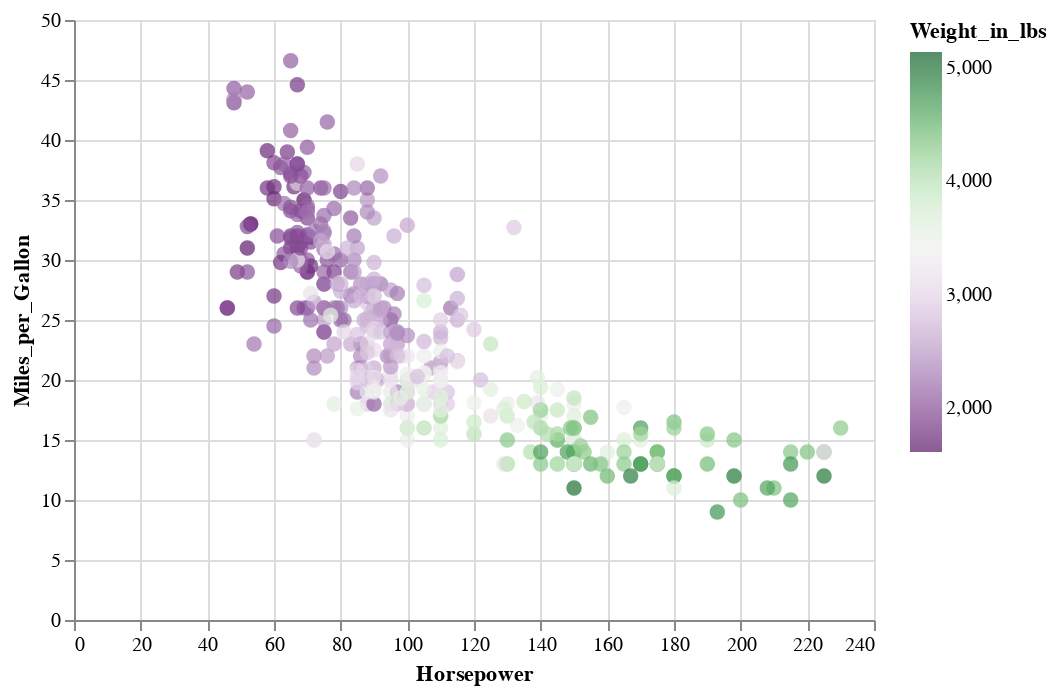

Write notebook code for a chart like this one.
### Code cell
# A diverging color palette doesn't make much sense here
alt.Chart(cars).mark_circle(size=60).encode(
    x='Horsepower:Q',
    y='Miles_per_Gallon:Q',
    color=alt.Color('Weight_in_lbs', scale=alt.Scale(scheme='purplegreen')),
    tooltip=['Name', 'Origin', 'Horsepower', 'Miles_per_Gallon']
)

### Figure 1 — Vega-Lite specification as saved in the notebook (floating-point values rounded to 4 significant figures; data arrays with more than 128 entries replaced by an {"elided": "..."} marker saying what was removed)
{"$schema": "https://vega.github.io/schema/vega-lite/v2.4.3.json", "config": {"view": {"height": 300, "width": 400}}, "data": {"values": {"elided": "406 records"}}, "encoding": {"color": {"field": "Weight_in_lbs", "scale": {"scheme": "purplegreen"}, "type": "quantitative"}, "tooltip": [{"field": "Name", "type": "nominal"}, {"field": "Origin", "type": "nominal"}, {"field": "Horsepower", "type": "quantitative"}, {"field": "Miles_per_Gallon", "type": "quantitative"}], "x": {"field": "Horsepower", "type": "quantitative"}, "y": {"field": "Miles_per_Gallon", "type": "quantitative"}}, "mark": {"size": 60, "type": "circle"}}
